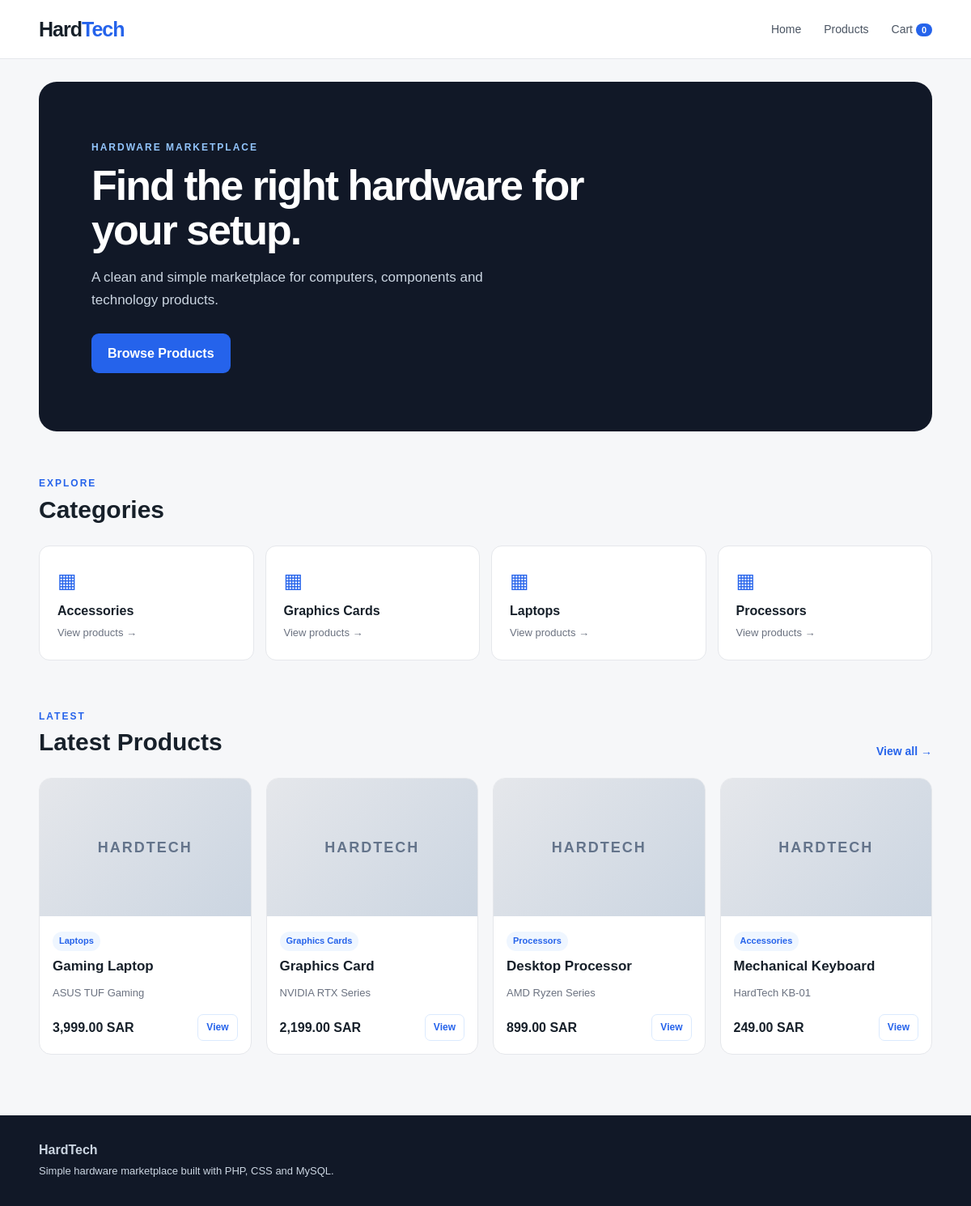
The page / on the database its author committed.
### tables this page shows
CREATE TABLE IF NOT EXISTS `categories` (
  `Category_ID` int(11) NOT NULL AUTO_INCREMENT,
  `Category_Name` varchar(100) NOT NULL,
  PRIMARY KEY (`Category_ID`),
  UNIQUE KEY `Category_Name` (`Category_Name`)
);

CREATE TABLE IF NOT EXISTS `items` (
  `Item_ID` int(11) NOT NULL AUTO_INCREMENT,
  `Seller_ID` int(11) NOT NULL,
  `Category_ID` int(11) NOT NULL,
  `Item_Name` varchar(150) NOT NULL,
  `Description` text NOT NULL,
  `Brand` varchar(100) NOT NULL,
  `Model` varchar(100) DEFAULT NULL,
  `Price` decimal(10,2) NOT NULL,
  `Quantity` int(11) NOT NULL,
  `Condition_Status` varchar(50) NOT NULL,
  `Warranty` varchar(100) DEFAULT NULL,
  `Status` varchar(50) DEFAULT 'Available',
  `Created_At` datetime DEFAULT CURRENT_TIMESTAMP,
  `Updated_At` datetime DEFAULT CURRENT_TIMESTAMP ON UPDATE CURRENT_TIMESTAMP,
  PRIMARY KEY (`Item_ID`),
  KEY `Seller_ID` (`Seller_ID`),
  KEY `Category_ID` (`Category_ID`)
);

### functions.php (called while the page is built, shortened)
<?php
function e($value) {
    return htmlspecialchars($value, ENT_QUOTES, 'UTF-8');
}
function cart_count() {
    if (!isset($_SESSION['cart'])) return 0;
    $count = 0;
    return $count;
}
?>

### index.php (the view, shortened to what this page needs)
<?php
require_once "config.php";
$categories = $pdo->query("SELECT Category_ID, Category_Name FROM categories ORDER BY Category_Name LIMIT 8")->fetchAll(PDO::FETCH_ASSOC);
$stmt = $pdo->query("
    SELECT i.*, c.Category_Name, s.Seller_Name
    FROM items i
    LEFT JOIN categories c ON c.Category_ID = i.Category_ID
    LEFT JOIN sellers s ON s.Seller_ID = i.Seller_ID
    WHERE i.Status = 'Available'
    ORDER BY i.Created_At DESC
    LIMIT 8
");
$items = $stmt->fetchAll(PDO::FETCH_ASSOC);
require "header.php";
?>
<section class="hero">
    <div>
        <p class="eyebrow">HARDWARE MARKETPLACE</p>
        <h1>Find the right hardware for your setup.</h1>
        <p class="hero-text">A clean and simple marketplace for computers, components and technology products.</p>
        <a class="btn" href="products.php">Browse Products</a>
    </div>
</section>
<section class="section">
    <div class="section-head">
        <div>
            <p class="eyebrow">EXPLORE</p>
            <h2>Categories</h2>
        </div>
    </div>
    <div class="category-grid">
        <?php if (empty($categories)): ?>
            <div class="empty">No categories have been added yet.</div>
        <?php else: ?>
            <?php foreach ($categories as $category): ?>
                <a class="category-card" href="products.php?category=<?php echo (int)$category['Category_ID']; ?>">
                    <span class="category-icon">▦</span>
                    <strong><?php echo e($category['Category_Name']); ?></strong>
                    <small>View products →</small>
                </a>
            <?php endforeach; ?>
        <?php endif; ?>
    </div>
</section>
<section class="section">
    <div class="section-head">
        <div>
            <p class="eyebrow">LATEST</p>
            <h2>Latest Products</h2>
        </div>
        <a class="text-link" href="products.php">View all →</a>
    </div>
    <?php if (empty($items)): ?>
        <div class="empty">
            <h3>Your database is ready.</h3>
            <p>No products are stored in <code>items</code> yet. Add products to the database and they will appear here automatically.</p>
        </div>
    <?php else: ?>
        <div class="product-grid">
            <?php foreach ($items as $item): ?>
                <article class="product-card">
                    <div class="product-image">HARDTECH</div>
                    <div class="product-body">
                        <span class="tag"><?php echo e($item['Category_Name']); ?></span>
                        <h3><?php echo e($item['Item_Name']); ?></h3>
                        <p class="muted"><?php echo e($item['Brand']); ?> <?php echo e($item['Model']); ?></p>
                        <div class="product-bottom">
                            <strong><?php echo number_format($item['Price'], 2); ?> SAR</strong>
                            <a class="small-btn" href="product.php?id=<?php echo (int)$item['Item_ID']; ?>">View</a>
                        </div>
                    </div>
                </article>
            <?php endforeach; ?>
        </div>
    <?php endif; ?>
</section>
<?php require "footer.php"; ?>

### header.php (shortened to what this page needs)
<?php require_once "functions.php"; ?>
<!DOCTYPE html>
<html lang="en">
<head>
    <link rel="stylesheet" href="assets/style.css">
</head>
<body>
<header class="topbar">
    <div class="container nav">
        <a class="logo" href="index.php">Hard<span>Tech</span></a>
        <nav>
            <a href="index.php">Home</a>
            <a href="products.php">Products</a>
            <a href="cart.php">Cart <b class="cart-badge"><?php echo cart_count(); ?></b></a>
        </nav>
    </div>
</header>
<main class="container">

### footer.php
</main>
<footer>
    <div class="container">
        <strong>HardTech</strong>
        <p>Simple hardware marketplace built with PHP, CSS and MySQL.</p>
    </div>
</footer>
</body>
</html>

### assets/style.css (style rules this page uses)
* { box-sizing: border-box; }
body { margin: 0; background: #f6f7f9; color: #17202a; font-family: Arial, Helvetica, sans-serif; line-height: 1.6; }
a { text-decoration: none; color: inherit; }
.container { width: min(1120px, 92%); margin: auto; }
.topbar { background: #fff; border-bottom: 1px solid #e5e7eb; position: sticky; top: 0; z-index: 5; }
.nav { height: 72px; display: flex; align-items: center; justify-content: space-between; }
.logo { font-size: 25px; font-weight: 800; letter-spacing: -1px; }
.logo span { color: #2563eb; }
nav { display: flex; gap: 28px; align-items: center; }
nav a { font-size: 14px; color: #4b5563; }
.cart-badge { background: #2563eb; color: #fff; border-radius: 20px; padding: 2px 7px; font-size: 11px; }
.hero { margin-top: 28px; background: #111827; border-radius: 22px; padding: 72px 65px; color: #fff; min-height: 390px; display: flex; align-items: center; }
.hero h1 { font-size: 52px; line-height: 1.05; max-width: 650px; margin: 10px 0 18px; letter-spacing: -2px; }
.hero-text { color: #cbd5e1; max-width: 570px; font-size: 17px; margin-bottom: 28px; }
.eyebrow { font-size: 12px; font-weight: 800; letter-spacing: 2px; color: #2563eb; margin: 0; }
.hero .eyebrow { color: #93c5fd; }
.btn { display: inline-block; border: 0; background: #2563eb; color: #fff; padding: 12px 20px; border-radius: 9px; font-weight: 700; cursor: pointer; }
.section { padding: 55px 0 5px; }
.section-head { display: flex; justify-content: space-between; align-items: end; margin-bottom: 22px; }
h1, h2, h3 { line-height: 1.2; }
.section h2 { font-size: 30px; margin: 4px 0; }
.text-link { color: #2563eb; font-weight: 700; font-size: 14px; }
.category-grid { display: grid; grid-template-columns: repeat(4, 1fr); gap: 14px; }
.category-card { background: #fff; border: 1px solid #e5e7eb; border-radius: 13px; padding: 22px; display: flex; flex-direction: column; gap: 5px; transition: .15s; }
.category-icon { font-size: 25px; color: #2563eb; }
.category-card small, .muted { color: #6b7280; font-size: 13px; }
.product-grid { display: grid; grid-template-columns: repeat(4, 1fr); gap: 18px; }
.product-card { background: #fff; border: 1px solid #e5e7eb; border-radius: 15px; overflow: hidden; }
.product-image { height: 170px; background: linear-gradient(135deg, #e5e7eb, #cbd5e1); display: flex; align-items: center; justify-content: center; font-size: 18px; font-weight: 900; color: #64748b; letter-spacing: 2px; }
.product-body { padding: 16px; }
.product-body h3 { font-size: 17px; margin: 9px 0 4px; }
.tag { display: inline-block; background: #eff6ff; color: #2563eb; border-radius: 20px; padding: 3px 8px; font-size: 11px; font-weight: 700; }
.product-bottom { display: flex; justify-content: space-between; align-items: center; margin-top: 15px; }
.product-bottom strong { font-size: 16px; }
.small-btn { border: 1px solid #dbeafe; color: #2563eb; padding: 6px 10px; border-radius: 7px; font-size: 12px; font-weight: 700; }
footer { margin-top: 70px; background: #111827; color: #cbd5e1; padding: 30px 0; }
footer p { margin: 3px 0; font-size: 13px; }

### rows shown on the page
categories: Category_Name "Accessories"
categories: Category_Name "Graphics Cards"
categories: Category_Name "Laptops"
categories: Category_Name "Processors"
items: Category_ID.Category_Name "Laptops", Item_Name "Gaming Laptop", Brand "ASUS", Model "TUF Gaming", Price "3,999.00"
items: Category_ID.Category_Name "Graphics Cards", Item_Name "Graphics Card", Brand "NVIDIA", Model "RTX Series", Price "2,199.00"
items: Category_ID.Category_Name "Processors", Item_Name "Desktop Processor", Brand "AMD", Model "Ryzen Series", Price "899.00"
items: Category_ID.Category_Name "Accessories", Item_Name "Mechanical Keyboard", Brand "HardTech", Model "KB-01", Price "249.00"

### other values the page prints
cart_count() "0"
